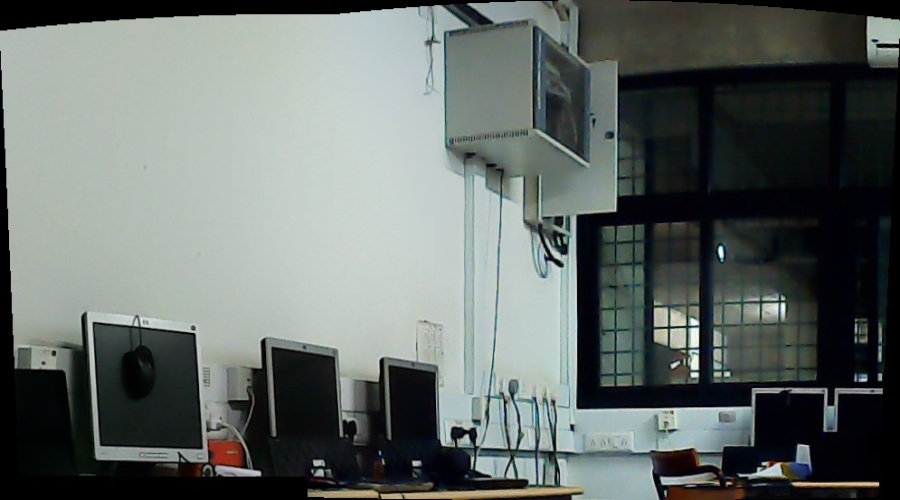
#> input picture datasets1/stitched1/stitch0.jpg, 900 x 500 px, found by its file name; its folder holds 4 pictures in this run
$ python fish_eye1111.py
#> lines starting #> are read from the running program, lines starting #| are printed output that depends on the picture
import numpy as np
import cv2
import os
from matplotlib import pyplot as plt

# Define camera matrix K
K = np.array([[1.34480182e+03, 0.00000000e+00, 6.75693900e+02],
              [0.00000000e+00, 1.21415726e+03, 3.82264359e+02],
              [0.00000000e+00, 0.00000000e+00, 1.00000000e+00]])

#K = np.array([[1.29206209e+03, 0.00000000e+00, 3.61768374e+02],
#			  [0.00000000e+00, 1.29367661e+03, 2.47701116e+02],
#              [0.00000000e+00, 0.00000000e+00, 1.00000000e+00]])
# Define distortion coefficients d
d = np.array([ 0.10849886, -1.7438515, -0.00891307, 0.00700695, 2.84127126])
#d = np.array([ 5.24546034e-01, -2.70787944e+01,  2.74764672e-03, -5.26315919e-03, 3.45617839e+02])
pathIn= './/stitched1//'
files2  = [f for f in os.listdir(pathIn)]#for sorting the file names properly
print(files2)
# Read an example image and acquire its size
for i in range(len(files2)):
	img_name_out=r"C:\yashpd16\stitching11\stitching\stitched2\stitch"+str(i)+".jpg"
	img = cv2.imread(pathIn+files2[i])
#> img is the input picture: shape (500, 900, 3); mean B, G, R 105, 108, 100.9
	h, w = img.shape[:2]
#> h = 500; w = 900
	# Generate new camera matrix from parameters
	newcameramatrix, roi = cv2.getOptimalNewCameraMatrix(K, d, (w,h), 0)
#> roi = (0, 0, 899, 499)

	# Generate look-up tables for remapping the camera image
	mapx, mapy = cv2.initUndistortRectifyMap(K, d, None, newcameramatrix, (w, h), 5)

	# Remap the original image to a new image
	newimg = cv2.remap(img, mapx, mapy, cv2.INTER_LINEAR)
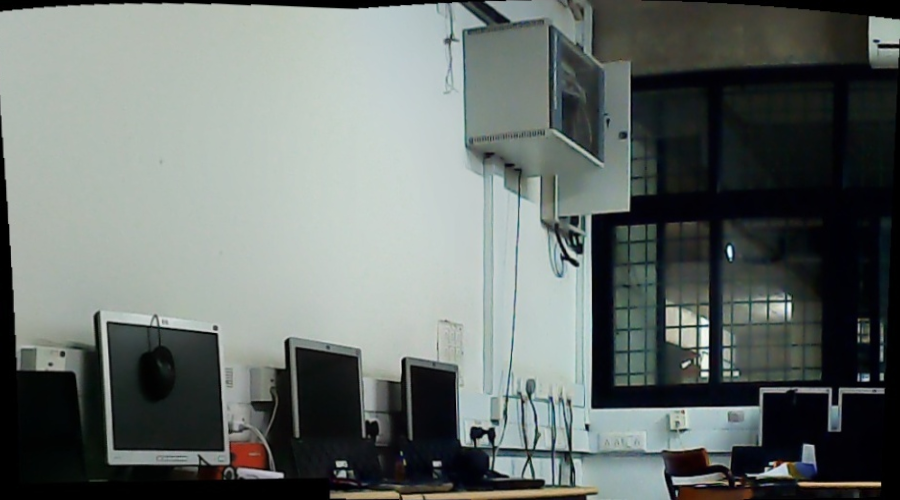
#> newimg: shape (500, 900, 3); mean B, G, R 108.4, 111.6, 104.4

	# Display old and new image
#	fig, (oldimg_ax, newimg_ax) = plt.subplots(1, 2)
#	oldimg_ax.imshow(img)
#	oldimg_ax.set_title('Original image')
	#newimg_ax.imshow(newimg)
	cv2.imwrite(img_name_out,newimg)
#> pass 2 of the loop `for i in range(len(files2)):`:
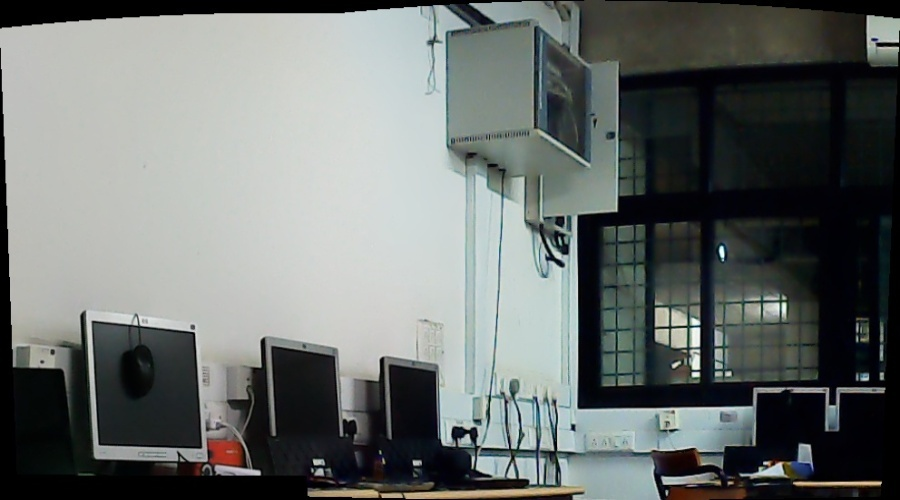
#> input picture datasets1/stitched1/stitch1.jpg, 900 x 500 px, found by its file name
#> img is the input picture: shape (500, 900, 3); mean B, G, R 109.7, 111.7, 106.8
#> `newimg = cv2.remap(img, mapx, mapy, cv2.INTER_LINEAR)`:
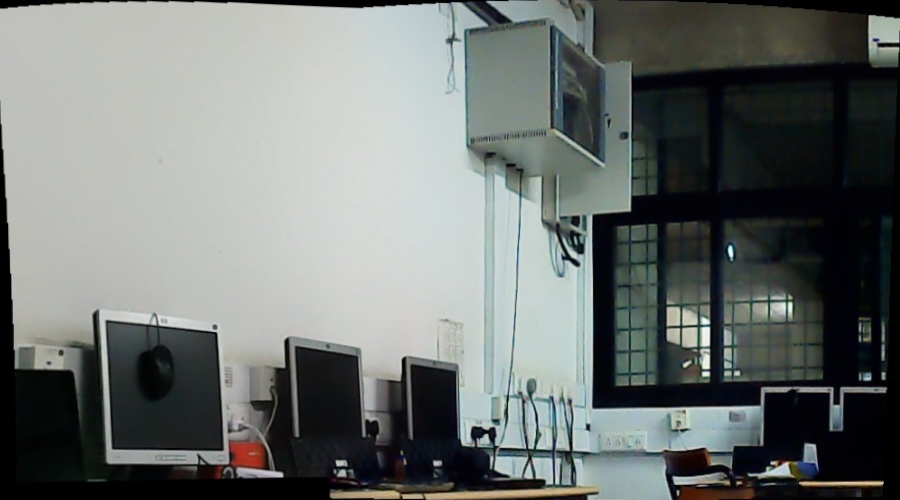
#> newimg: shape (500, 900, 3); mean B, G, R 113.4, 115.6, 110.7
#> pass 3 of the loop `for i in range(len(files2)):`:
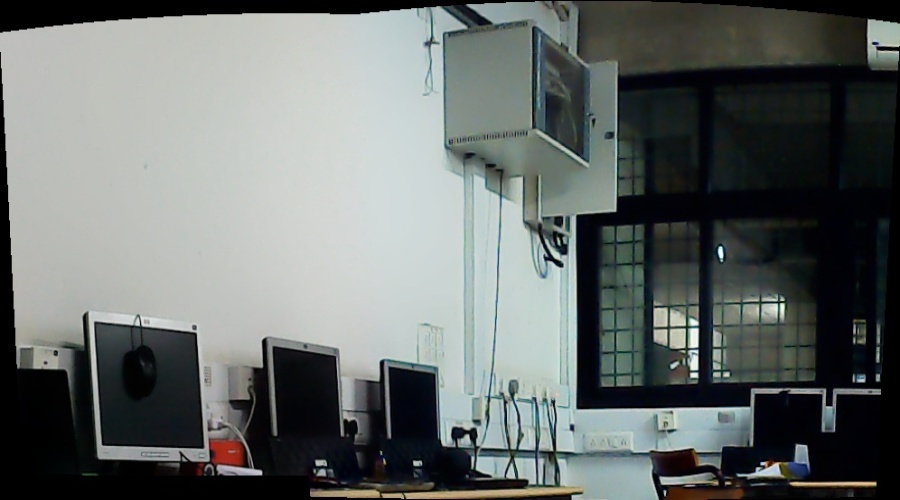
#> input picture datasets1/stitched1/stitch10.jpg, 900 x 500 px, found by its file name
#> img is the input picture: shape (500, 900, 3); mean B, G, R 107.7, 109.4, 104.2
#> `newimg = cv2.remap(img, mapx, mapy, cv2.INTER_LINEAR)`:
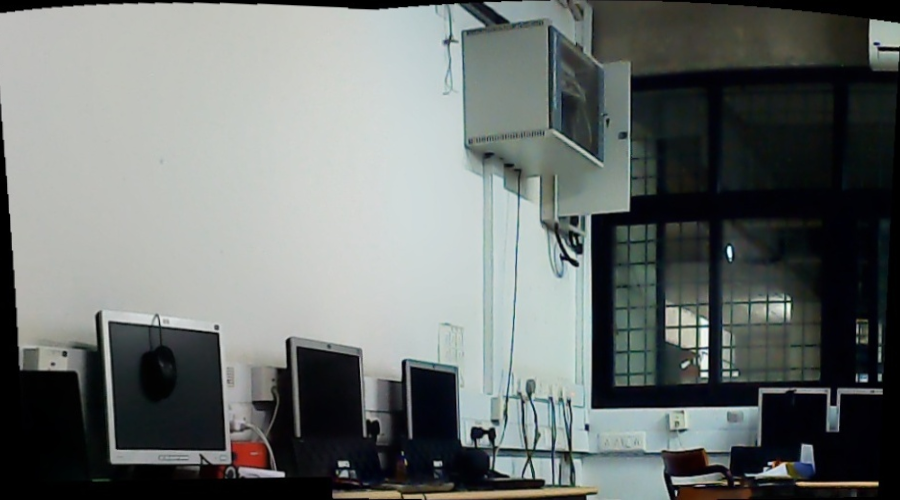
#> newimg: shape (500, 900, 3); mean B, G, R 111.3, 113.1, 108
#> the loop made 4 passes; the first 3 are shown
#	newimg_ax.set_title('Unwarped image')
	#plt.show()
